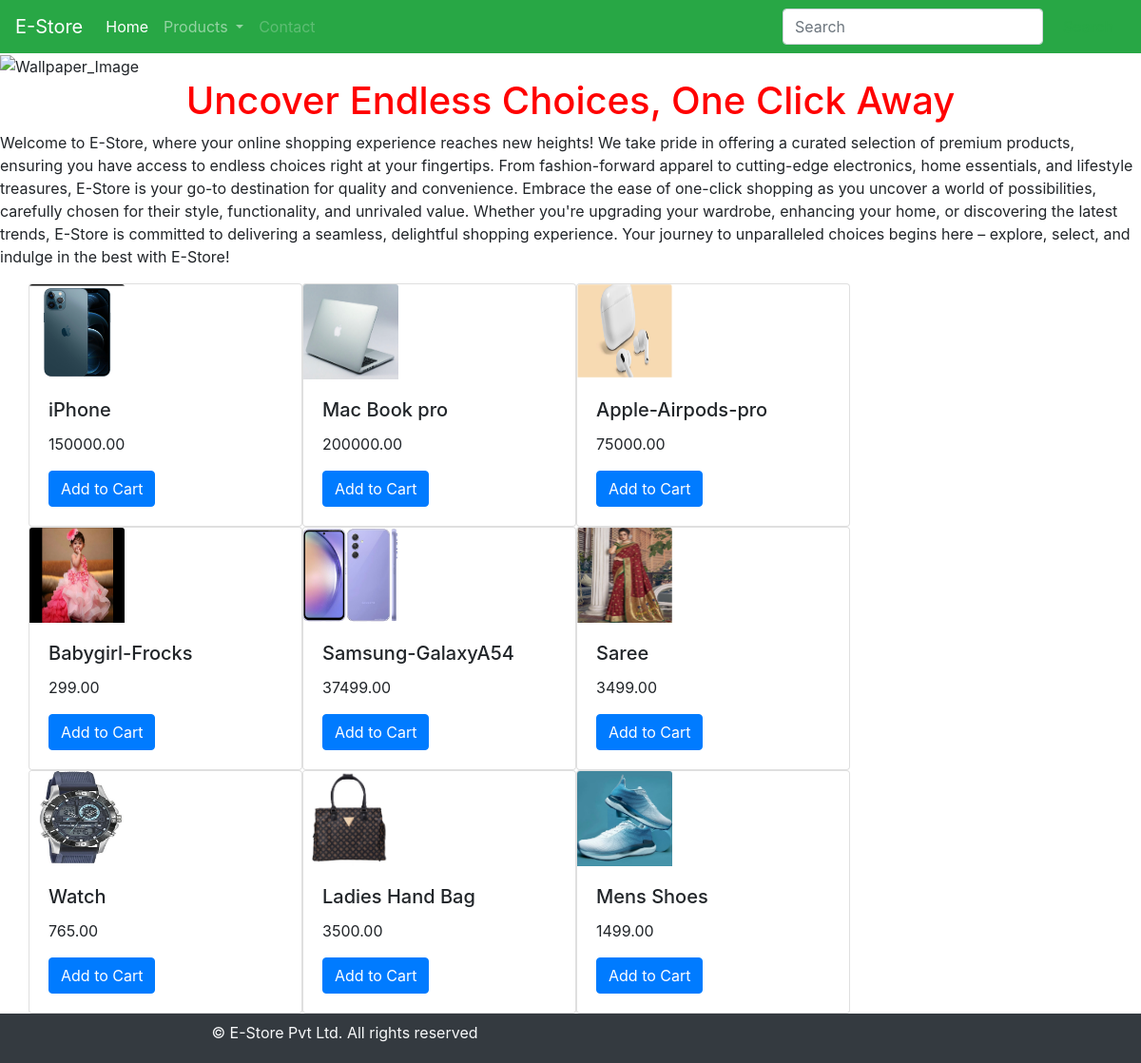
The page / on the database its author committed.
### shop/models.py (models this page shows, shortened)
class Product(models.Model):
    name = models.CharField(max_length=100, unique=True)
    slug = models.SlugField(max_length=100, unique=True)
    description = models.TextField(blank=True)
    image = models.ImageField(upload_to='category', blank=True)
    price = models.DecimalField(decimal_places=2,max_digits=10)
    stock = models.IntegerField()
    available = models.BooleanField(default=True)
    category = models.ForeignKey(Category,on_delete=models.CASCADE)

### shop/views.py (the view)
# urls.py: 2. Add a URL to urlpatterns:  path('', views.home, name='home')
def home(request, slug_c=None):
    page_c = None
    products = None
    if slug_c != None:
        page_c = get_object_or_404(Category, slug=slug_c)
        products = Product.objects.all().filter(category=page_c, available=True)
    else:
        products = Product.objects.all().filter(available=True)
    return render(request, 'home.html', {'category': page_c, 'products': products})

### shop/context_processors.py (called while the page is built)
def mylink(request):
    links = Category.objects.all()
    return dict(links=links)

### shop/models.py (called while the page is built)
    def get_url(self):
        return reverse('product_by_category', args=[self.slug])

### templates/home.html (shortened to what this page needs)
{% extends 'base.html' %}
{% load static %}
{% block content %}
<div>
    {% if category %}
    <img src="{{category.image.url}}" style="width:500px;height:500px">
</div>
<br>
<div>
    <h1>{{category.name}}</h1>
    <p>{{category.description}}</p>
</div>
{% else %}
<div>
<img src = "{% static 'Images/image.jpg' %}" alt = "Wallpaper_Image" style = "width:1500px; height:800px">
</div>
<div>
    <h1 style = "text-align:center;color:red"> Uncover Endless Choices, One Click Away</h1>
    <p> Welcome to E-Store, where your online shopping experience reaches new heights! We take pride in offering a curated selection of premium products, ensuring you have access to endless choices right at your fingertips. From fashion-forward apparel to cutting-edge electronics, home essentials, and lifestyle treasures, E-Store is your go-to destination for quality and convenience. Embrace the ease of one-click shopping as you uncover a world of possibilities, carefully chosen for their style, functionality, and unrivaled value. Whether you're upgrading your wardrobe, enhancing your home, or discovering the latest trends, E-Store is committed to delivering a seamless, delightful shopping experience. Your journey to unparalleled choices begins here – explore, select, and indulge in the best with E-Store!</p>
</div>
{% endif %}
<div class="container">
    <div class="row">
    {% for product in products %}
    <div class="card" style="width:18rem;">
    <img class="card-img-top" src="{{product.image.url}}" alt="Card image cap" style="width:100px; height:100px;">
    <div class="card-body">
      <h5 class="card-title">{{product.name}}</h5>
      <p class="card-text">{{product.price}}</p>
      <a href="#" class="btn btn-primary">Add to Cart</a>
   </div>
   </div>
    {% endfor %}
    </div>
    </div>
{% endblock %}

### templates/base.html (shortened to what this page needs)
<!doctype html>
<html lang="en">
  <head>
    <link rel="stylesheet" href="https://cdn.jsdelivr.net/npm/bootstrap@4.0.0/dist/css/bootstrap.min.css">
  </head>
  <body>
{% include 'navbar.html' %}
{% block content %}
{% endblock %}
{% include 'footer.html' %}
  </body>
</html>

### templates/navbar.html (shortened to what this page needs)
<nav class="navbar navbar-expand-lg navbar-dark bg-success">
  <a class="navbar-brand" href="#">E-Store</a>
  <div class="collapse navbar-collapse" id="navbarSupportedContent">
    <ul class="navbar-nav mr-auto">
      <li class="nav-item active">
        <a class="nav-link" href="#">Home <span class="sr-only">(current)</span></a>
      </li>
      <li class="nav-item dropdown">
        <a class="nav-link dropdown-toggle" href="#" id="navbarDropdown" role="button" data-toggle="dropdown" aria-haspopup="true" aria-expanded="false">
          Products
        </a>
      </li>
      <li class="nav-item">
        <a class="nav-link disabled" href="#">Contact</a>
      </li>
    </ul>
    <form class="form-inline my-2 my-lg-0">
      <input class="form-control mr-sm-2" type="search" placeholder="Search" aria-label="Search">
      <button class="btn btn-outline-success my-2 my-sm-0" type="submit">Search</button>
    </form>
  </div>
</nav>

### templates/footer.html
<footer class="pt-2 pb-1 bg-dark text-light position:fixed bottom:0px">
    <div class="container">
        <div class="row align-items-center">
            <div class="col-12 col-md-7 mt-4 mt-md-0 pl-7 text-center">
                <p>&copy E-Store Pvt Ltd. All rights reserved</p>
            </div>
        </div>
    </div>
</footer>

### rows shown on the page
Product: image (picture), name "iPhone", price "150000.00"
Product: image (picture), name "Mac Book pro", price "200000.00"
Product: image (picture), name "Apple-Airpods-pro", price "75000.00"
Product: image (picture), name "Babygirl-Frocks", price "299.00"
Product: image (picture), name "Samsung-GalaxyA54", price "37499.00"
Product: image (picture), name "Saree", price "3499.00"
Product: image (picture), name "Watch", price "765.00"
Product: image (picture), name "Ladies Hand Bag", price "3500.00"
Product: image (picture), name "Mens Shoes", price "1499.00"
